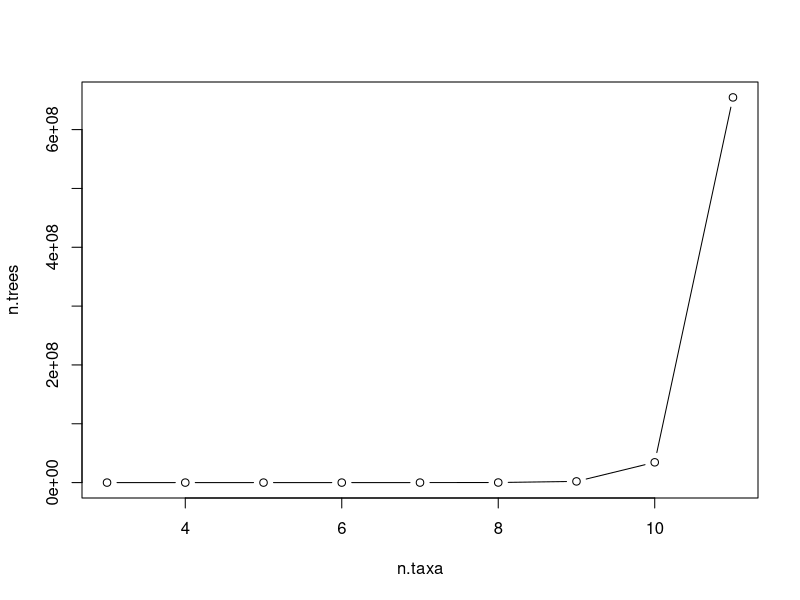
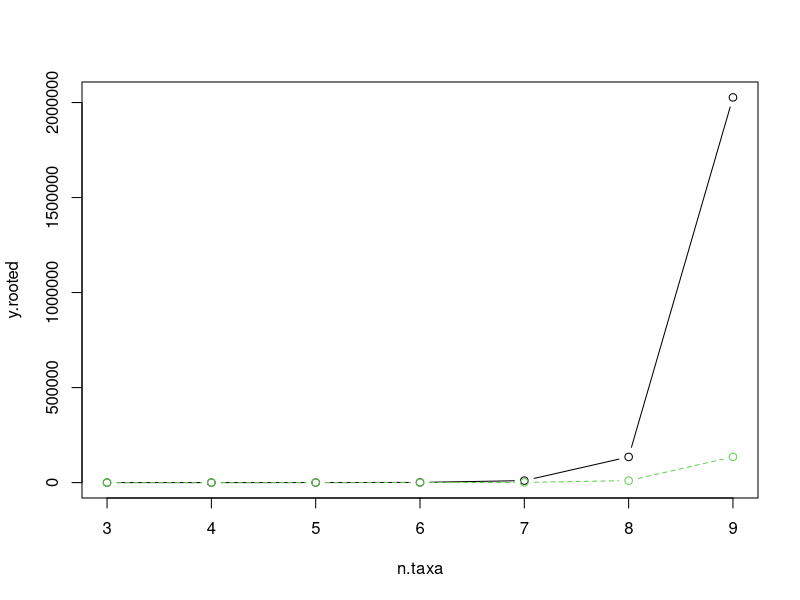

These charts were generated, in order, by the following R code:
## ---- chunk 1
factorial(3)
3*2*1

factorial(4)
4*3*2*1
## ---- chunk 2
n<-3
factorial(2*n-3)/((2^(n-2))*factorial(n-2))
## ---- chunk 3
n<-4
factorial(2*n-3)/((2^(n-2))*factorial(n-2))
## ---- chunk 4
#numerator
numerator   <- factorial(2*n-3)

#denominator
denominator <- 2^(n-2)*factorial(n-2)

#division
numerator/denominator
## ---- chunk 5

#             [ ]function-making command
#             |
# [ ]Function |         [ ] argument
# name        |          |
# |           |          |    [ ]closing ")"
# |           |          |     |
# |           | [ ] "("  |     |  [ ]"{"
# |           |      \   |     | /
tree_count <- function(  n = 3 ){    # note the "}"
  
  # [ ] math
  numerator   <- factorial(2*n-3)
  denominator <- 2^(n-2)*factorial(n-2)
  trees  <- numerator / denominator 
  
  # [ ] print output
  print(trees)
  
}  # end with the "}"
#\
# [ ] "}"

           
## ---- chunk 6
tree_count()
tree_count(n = 3)
## ---- chunk 7
tree_count
## ---- chunk 8
args(tree_count)
## ---- chunk 9
                                 #/ don't forget this!
tree_count_bad <- function(n = 3){
  
  # math
  numerator   <- factorial(2*n-3)
  denominator <- 2^(n-2)*factorial(n-2)
  trees  <- numerator / denominator 
  
}
#\ don't forget this!

tree_count_bad()
## ---- chunk 10
tree_count(n = 3)
tree_count(n = 4)
tree_count(n = 5)
tree_count(n = 6)
## ---- chunk 11
tree_count(n = 11)
## ---- chunk 12
### with all the zeros
37200000000000

### "e" scientific notation
3.72e13

3.72e+13
## ---- chunk 13
tree_count(n = 14)
## ---- chunk 14
tree_count(n = 15)
## ---- chunk 15
#typing out all numbers
n.taxa <- c(3,4,5,6,7,8,9,11)

# using seq with arguments spelled out
n.taxa <- seq(from = 3,to = 11,by = 1)

#using seq w/o arguments
n.taxa <- seq(3, 11, 1)

#shortcuts
n.taxa <- c(3:11)
n.taxa <- 3:11
## ---- chunk 16
tree_count(n = n.taxa)
## ---- chunk 17
n.trees <- tree_count(n = n.taxa)
## ---- chunk 18
plot(n.trees ~ n.taxa, type = "b")
## ---- chunk 19
tree_count(n = 0)
tree_count(n = 1)
## ---- chunk 20
tree_count(n = 2)
tree_count(n = 3)
## ---- chunk 21
tree_count(n = 3.5)
## ---- chunk 22
tree_count2 <- function(n = 3){
  
  # conditional statement
  ## is n a valid number for using in this equation?
  ## if it is NOT, throw a warning
  ## if it is a valid number, skip everything in the 
  ## { } and go to the math
  if(n < 3){
    
    # warning if test is TRUE
    warning("This function is only valid for 2 or more taxa.")
  }
  
  # If test is FALSE (n = 3 or n > 3)
  ## continue with the math
  numerator   <- factorial(2*n-3)
  denominator <- 2^(n-2)*factorial(n-2)
  trees  <- numerator / denominator 
  
  # print the results
  print(trees)
}
## ---- chunk 23
tree_count2(n = 0)
tree_count2(n = 1)
## ---- chunk 24
tree_count2b <- function(n = 3){
  
  # conditional statement with if(){...}
  ## the condition: if n < 2, 
  if(n < 2){
    
    # the result 
    warning("This function is only valid for 2 or more taxa.")
    
  }
  
  #do the math
  if(n > 2){
    numerator   <- factorial(2*n-3)
  denominator <- 2^(n-2)*factorial(n-2)
  trees  <- numerator / denominator 
  
  #return the result
  return(trees)
  }
  
}
## ---- chunk 25
tree_count2b(0)
tree_count2b(1)
## ---- chunk 26
tree_count <- function(n = 3,                # 1st argument: number of taxa
                       format = "standard"){ # 2nd argument: format
  
  # conditional statement with if(){...}
  ## the condition: if n < 2, 
  if(n < 2){
    
    # the result 
    warning("This function is only valid for 2 or more taxa.")
  }
  
  # the math
  numerator   <- factorial(2*n-3)
  denominator <- 2^(n-2)*factorial(n-2)
  trees  <- numerator / denominator 
  
  # another conditional statement:
  ## set formatting
  if(format %in% c("sci","scientific","e")){
    options(scipen = -2,digits = 3)
  }
  
  # print the output
  print(trees)
  
  # re-set the formatting
  options(scipen = 0,digits = 7)
}
## ---- chunk 27
tree_count
## ---- chunk 28
args(tree_count)
## ---- chunk 29
tree_count(n = 10)
tree_count(n = 10, format = "sci")
tree_count(n = 10, format = "scientific")
tree_count(n = 10, format = "e")
## ---- chunk 30
#NOTE: this is for a ROOTED TREE
## change math to be for UN-ROOTED TREE
## change name of function to t()ree_count_unrooted
tree_count_rooted <- function(n = 3){
  numerator   <- factorial(2*n-3)
  denominator <- 2^(n-2)*factorial(n-2)
  trees  <- numerator / denominator 
  return(trees)
}

#Always test!
tree_count_rooted(4)
## ---- chunk 31
tree_count_unrooted <- function(n = 3){
  numerator   <- factorial(2*n-5)
  denominator <- 2^(n-3)*factorial(n-3)
  trees  <- numerator / denominator 
  return(trees)
}
## ---- chunk 32
tree_count_unrooted(n = 3)
tree_count_unrooted(n = 4)
tree_count_unrooted(n = 5)
## ---- chunk 33
tree_count_unrooted(n = 5)
tree_count_rooted(n = 5)
## ---- chunk 34
tree_count3 <- function(n = 3, 
                           type = "rooted"){
  
if(type == "rooted"){
  #run rooted vs. of the calculation
  numerator   <- factorial(2*n-3)
  denominator <- 2^(n-2)*factorial(n-2)
  trees  <- numerator / denominator 
  }

if(type == "unrooted"){
  #unrooted version of the equation
  numerator   <- factorial(2*n-5)
  denominator <- 2^(n-3)*factorial(n-3)
  trees  <- numerator / denominator 
  return(trees)
 }
  
return(trees)  

}
## ---- chunk 35
tree_count3(n= 5, type = "rooted")
tree_count3(n= 5, type = "unrooted")
## ---- chunk 36
n.taxa <- seq(3,9,1)
y.rooted <- tree_count3(n= n.taxa, type = "rooted")
y.unrooted <- tree_count3(n= n.taxa, type = "unrooted")

plot(y.rooted ~ n.taxa, type = "b")
points(y.unrooted ~ n.taxa, type = "b", col = 3, lty = 2)
